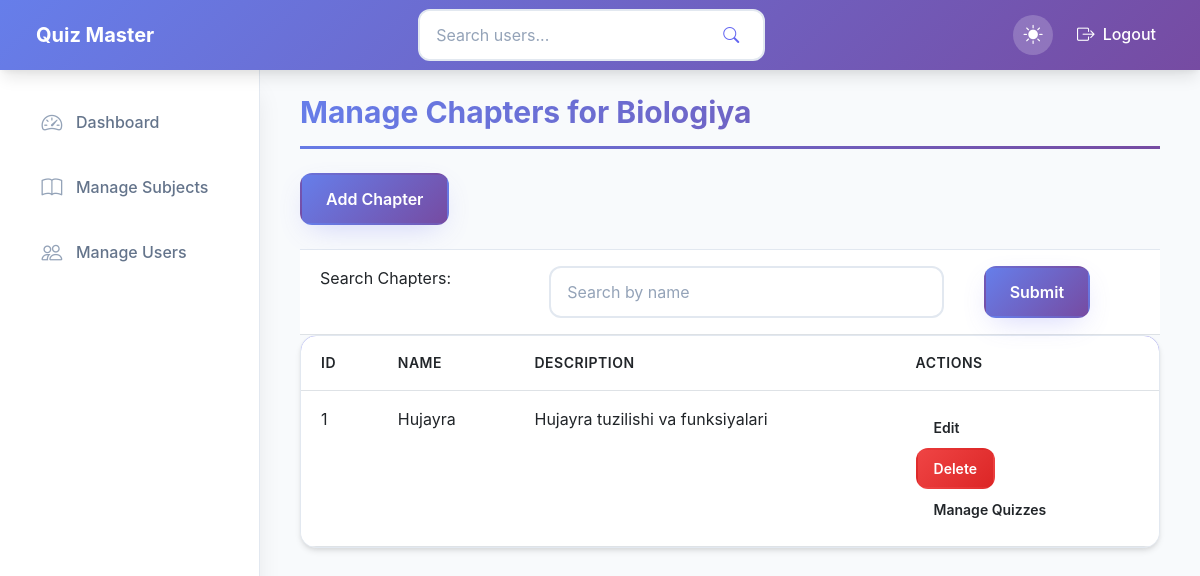
Screenshot of /admin/subject/1/chapters (signed in) with the database file from the repository.
### app/models/subject.py (models this page shows)
class Subject(db.Model):
    id = db.Column(db.Integer, primary_key=True)
    name = db.Column(db.String(100), nullable=False)
    description = db.Column(db.Text)
    chapters = db.relationship('Chapter', backref='subject', lazy=True)

### app/models/chapter.py (models this page shows)
class Chapter(db.Model):
    id = db.Column(db.Integer, primary_key=True)
    name = db.Column(db.String(100), nullable=False)
    description = db.Column(db.Text)
    subject_id = db.Column(db.Integer, db.ForeignKey('subject.id'), nullable=False)
    quizzes = db.relationship('Quiz', backref='chapter', lazy=True)

### app/controllers/admin_controller.py (the view, shortened to what this page needs)
@admin_bp.route("/subject/<int:subject_id>/chapters", methods=['GET', 'POST'])
@admin_login_required
def manage_chapters(subject_id):
    subject = Subject.query.get_or_404(subject_id)
    if subject:
        chapters = subject.chapters
        query = request.form.get('query', '')
    else:
        chapters = []
    return render_template("admin/chapter/manage_chapters.html",
                           subject=subject,
                           query=query,
                           chapters=chapters)

### app/controllers/admin_controller.py (called while the page is built)
def admin_login_required(func):
    @wraps(func)
    def decorated_view(*args, **kwargs):
        if not current_user.is_authenticated:
            return login_required(func)(*args, **kwargs)
        if not current_user.is_admin:
            flash("You don't have permission to access this page", category="error")
            return redirect(url_for("home"))
        return func(*args, **kwargs)
    return decorated_view

### app/templates/admin/chapter/manage_chapters.html (shortened to what this page needs)
{% extends "layout.html" %}
{% block content %}
<h1 class="page-title">Manage Chapters for {{ subject.name }}</h1>
<a href="{{ url_for('admin.add_chapter', subject_id=subject.id) }}" class="btn btn-primary mb-4">Add Chapter</a>
<form method="post">
    <table class="table">
        <td>Search Chapters:</td>
        <td>
            <input class="form-control" type="text" name="query" placeholder="Search by name" value="{{ query }}">
        </td>
        <td>
            <button class="btn btn-primary" type="submit">Submit</button>
        </td>
    </table>
</form>
<div class="table-container">
    <table class="table">
        <thead>
            <tr>
                <th>Id</th>
                <th>Name</th>
                <th>Description</th>
                <th colspan="2">Actions</th>
            </tr>
        </thead>
        <tbody>
            {% for chapter in chapters %}
            <tr>
                <td>{{ chapter.id }}</td>
                <td>{{ chapter.name }}</td>
                <td>{{ chapter.description }}</td>
                <td colspan="2" class="action-buttons">
                    <a href="{{ url_for('admin.edit_chapter', subject_id=subject.id, chapter_id=chapter.id) }}" class="btn btn-edit btn-sm">Edit</a>
                    <form action="{{ url_for('admin.delete_chapter', subject_id=subject.id, chapter_id=chapter.id) }}" method="post">
                        <button
                        class="btn btn-danger btn-sm"
                            onclick="return confirm('Are you sure, you want to delete this chapter?')">Delete</button>
                    </form>
                    <a href="{{ url_for('admin.manage_quizzes', chapter_id=chapter.id) }}" class="btn btn-view btn-sm">
                        Manage Quizzes
                    </a>
                </td>
            </tr>
            {% endfor %}
        </tbody>
    </table>
</div>
{% endblock %}

### rows the page displays
Subject: name "Biologiya"
Chapter: id "1", name "Hujayra", description "Hujayra tuzilishi va funksiyalari"
